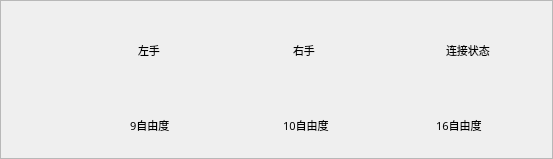
        <widget class="QFrame" name="frame_15">
         <property name="frameShape">
          <enum>QFrame::StyledPanel</enum>
         </property>
         <property name="frameShadow">
          <enum>QFrame::Raised</enum>
         </property>
         <widget class="QLabel" name="label_left_switch">
          <property name="geometry">
           <rect>
            <x>110</x>
            <y>25</y>
            <width>128</width>
            <height>50</height>
           </rect>
          </property>
          <property name="font">
           <font>
            <family>Adobe 黑体 Std R</family>
            <pointsize>8</pointsize>
            <weight>50</weight>
            <bold>false</bold>
           </font>
          </property>
          <property name="text">
           <string>左手</string>
          </property>
          <property name="scaledContents">
           <bool>false</bool>
          </property>
          <property name="alignment">
           <set>Qt::AlignLeading|Qt::AlignLeft|Qt::AlignVCenter</set>
          </property>
          <property name="wordWrap">
           <bool>false</bool>
          </property>
          <property name="margin">
           <number>0</number>
          </property>
          <property name="indent">
           <number>28</number>
          </property>
         </widget>
         <widget class="QLabel" name="label_right_switch">
          <property name="geometry">
           <rect>
            <x>263</x>
            <y>25</y>
            <width>128</width>
            <height>50</height>
           </rect>
          </property>
          <property name="font">
           <font>
            <family>Adobe 黑体 Std R</family>
            <pointsize>8</pointsize>
           </font>
          </property>
          <property name="text">
           <string>右手</string>
          </property>
          <property name="margin">
           <number>0</number>
          </property>
          <property name="indent">
           <number>30</number>
          </property>
         </widget>
         <widget class="QLabel" name="label_9deg_switch">
          <property name="geometry">
           <rect>
            <x>110</x>
            <y>100</y>
            <width>128</width>
            <height>50</height>
           </rect>
          </property>
          <property name="font">
           <font>
            <family>Adobe 黑体 Std R</family>
            <pointsize>8</pointsize>
           </font>
          </property>
          <property name="text">
           <string>9自由度</string>
          </property>
          <property name="indent">
           <number>20</number>
          </property>
         </widget>
         <widget class="QLabel" name="label_16deg_switch">
          <property name="geometry">
           <rect>
            <x>416</x>
            <y>100</y>
            <width>128</width>
            <height>50</height>
           </rect>
          </property>
          <property name="font">
           <font>
            <family>Adobe 黑体 Std R</family>
            <pointsize>8</pointsize>
           </font>
          </property>
          <property name="text">
           <string>16自由度</string>
          </property>
          <property name="indent">
           <number>20</number>
          </property>
         </widget>
         <widget class="QLabel" name="label_10deg_switch">
          <property name="geometry">
           <rect>
            <x>263</x>
            <y>100</y>
            <width>128</width>
            <height>50</height>
           </rect>
          </property>
          <property name="font">
           <font>
            <family>Adobe 黑体 Std R</family>
            <pointsize>8</pointsize>
           </font>
          </property>
          <property name="text">
           <string>10自由度</string>
          </property>
          <property name="indent">
           <number>20</number>
          </property>
         </widget>
         <widget class="QLabel" name="label_connect_state">
          <property name="geometry">
           <rect>
            <x>416</x>
            <y>25</y>
            <width>128</width>
            <height>50</height>
           </rect>
          </property>
          <property name="font">
           <font>
            <family>Adobe 黑体 Std R</family>
            <pointsize>8</pointsize>
           </font>
          </property>
          <property name="text">
           <string>连接状态</string>
          </property>
          <property name="margin">
           <number>0</number>
          </property>
          <property name="indent">
           <number>30</number>
          </property>
         </widget>
        </widget>
